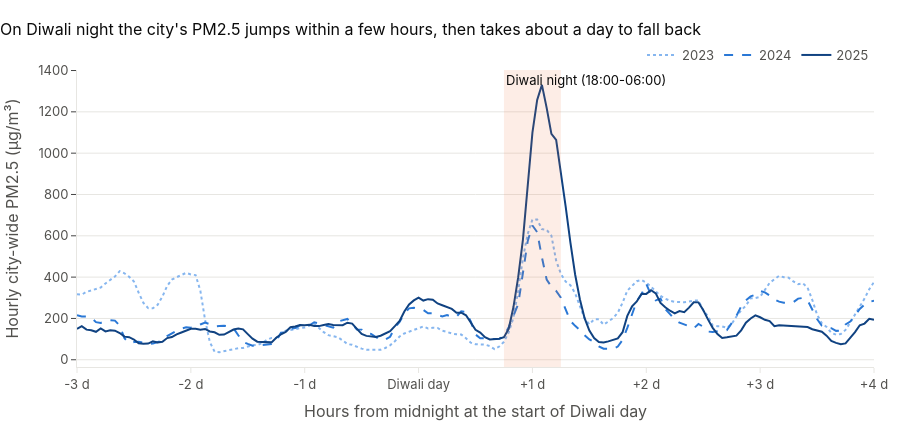

The notebook cell this image was saved under:
### Markdown cell above
### Chart 4: Diwali night, hour by hour

### Code cell
fig4 = go.Figure()
for y in YEARS:
    start = DIWALI[y] - pd.Timedelta(days=3)
    sub = city.loc[start: DIWALI[y] + pd.Timedelta(days=4)]
    hrs = (sub.index - DIWALI[y]) / pd.Timedelta(hours=1)
    fig4.add_trace(go.Scatter(x=hrs, y=sub.pm25, name=str(y), mode="lines", line=dict(color=YEAR_COLOR[y], width=2, dash=YEAR_DASH[y]),
                              customdata=sub.index.strftime("%d %b %Y %H:%M"),
                              hovertemplate="%{customdata}<br>%{y:.0f} µg/m³<extra></extra>"))
fig4.add_vrect(x0=18, x1=30, fillcolor=HIGHLIGHT, opacity=0.12, line_width=0,
               annotation_text="Diwali night (18:00-06:00)", annotation_position="top left", annotation_font_color=INK)
style(fig4, "On Diwali night the city's PM2.5 jumps within a few hours, then takes about a day to fall back",
      "Hours from midnight at the start of Diwali day", "Hourly city-wide PM2.5 (µg/m³)")
fig4.update_xaxes(tickvals=list(range(-72, 97, 24)), ticktext=["-3 d", "-2 d", "-1 d", "Diwali day", "+1 d", "+2 d", "+3 d", "+4 d"])
save(fig4, "fig4_diwali_hourly")

### Figure 1 — Plotly figure (JSON) as saved in the notebook; plotly's stock layout.template omitted (floating-point values rounded to 4 significant figures; data arrays with more than 128 entries replaced by an {"elided": "..."} marker saying what was removed)
{"data": [{"customdata": {"elided": "169 str values"}, "hovertemplate": "%{customdata}<br>%{y:.0f} µg/m³<extra></extra>", "line": {"color": "#86b6ef", "dash": "dot", "width": 2}, "mode": "lines", "name": "2023", "type": "scatter", "x": {"elided": "169 float values"}, "y": {"elided": "169 float values"}}, {"customdata": {"elided": "169 str values"}, "hovertemplate": "%{customdata}<br>%{y:.0f} µg/m³<extra></extra>", "line": {"color": "#2a78d6", "dash": "dash", "width": 2}, "mode": "lines", "name": "2024", "type": "scatter", "x": {"elided": "169 float values"}, "y": {"elided": "169 float values"}}, {"customdata": {"elided": "169 str values"}, "hovertemplate": "%{customdata}<br>%{y:.0f} µg/m³<extra></extra>", "line": {"color": "#104281", "dash": "solid", "width": 2}, "mode": "lines", "name": "2025", "type": "scatter", "x": {"elided": "169 float values"}, "y": {"elided": "169 float values"}}], "layout": {"annotations": [{"font": {"color": "#0b0b0b"}, "showarrow": false, "text": "Diwali night (18:00-06:00)", "x": 18, "xanchor": "left", "xref": "x", "y": 1, "yanchor": "top", "yref": "y domain"}], "font": {"color": "#52514e", "family": "Inter, Segoe UI, Arial, sans-serif", "size": 13}, "height": 430, "hoverlabel": {"bgcolor": "white", "font": {"size": 12}}, "legend": {"orientation": "h", "title": {}, "x": 1, "xanchor": "right", "y": 1.0, "yanchor": "bottom"}, "margin": {"b": 55, "l": 60, "r": 20, "t": 70}, "paper_bgcolor": "white", "plot_bgcolor": "white", "shapes": [{"fillcolor": "#eb6834", "line": {"width": 0}, "opacity": 0.12, "type": "rect", "x0": 18, "x1": 30, "xref": "x", "y0": 0, "y1": 1, "yref": "y domain"}], "title": {"font": {"color": "#0b0b0b", "size": 16}, "text": "On Diwali night the city's PM2.5 jumps within a few hours, then takes about a day to fall back", "x": 0, "xanchor": "left"}, "xaxis": {"linecolor": "#e7e6e2", "showgrid": false, "tickcolor": "#e7e6e2", "ticks": "outside", "ticktext": ["-3 d", "-2 d", "-1 d", "Diwali day", "+1 d", "+2 d", "+3 d", "+4 d"], "tickvals": [-72, -48, -24, 0, 24, 48, 72, 96], "title": {"text": "Hours from midnight at the start of Diwali day"}}, "yaxis": {"gridcolor": "#e7e6e2", "linecolor": "#e7e6e2", "showgrid": true, "title": {"text": "Hourly city-wide PM2.5 (µg/m³)"}, "zeroline": false}}}
